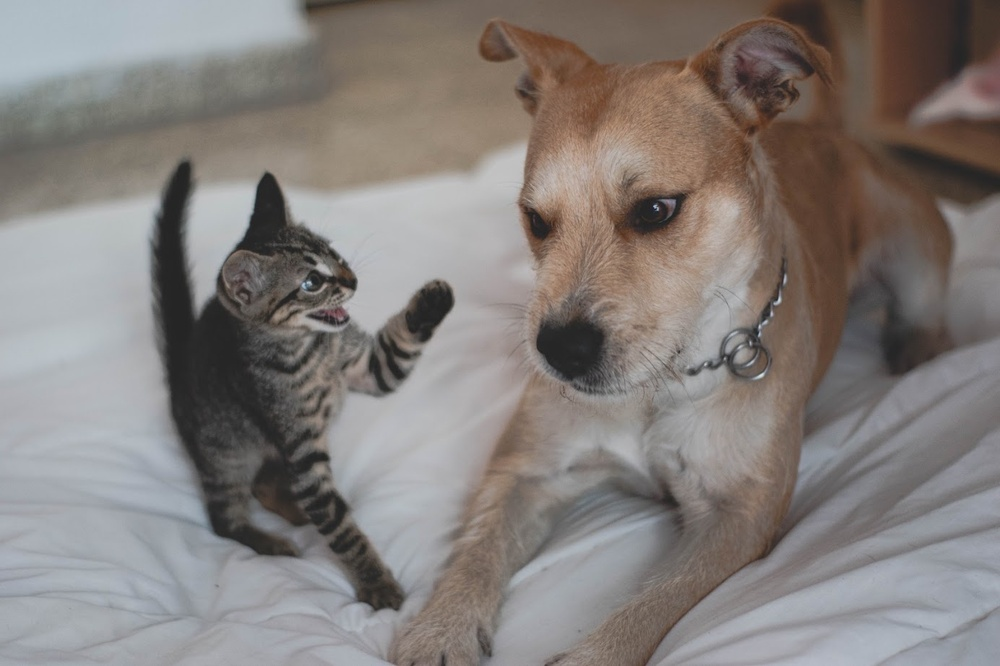
#> input picture gatos-y-perros.jpeg, 1000 x 666 px, shrunk from 1384 x 922 before the run
$ jupyter execute ejercicio.ipynb
#> lines starting #> are read from the running program, lines starting #| are printed output that depends on the picture
# Realizar el ejercicio de cuaderno aquí

[cell 1]
import numpy as np

[cell 2]
a = np.array([[255, 255], [255, 0], [255, 255]]).astype(np.uint8)

[cell 3]
b = [[255, 255], [255, 0], [255, 255]]

[cell 4]
b

[cell 5]
len(b)

[cell 6]
a.transpose()

[cell 7]
a.shape

[cell 8]
import matplotlib.pyplot as plt

[cell 9]
plt.figure()
plt.imshow(a, cmap='gray', vmin=0, vmax=255)

[cell 10]
print(a)

[cell 11]
a.shape

[cell 12]
a = np.array([[0, 255, 255, 255, 0], [0, 255, 0, 0, 0], [0, 255, 0, 0, 0], [0, 255, 0, 0, 0], [0, 255, 255, 255, 0]]).astype(np.uint8)
plt.figure()
plt.imshow(a, cmap='gray', vmin=0, vmax=255)

[cell 13]
a2 = 255-a

plt.figure()
plt.imshow(a2, cmap='gray', vmin=0, vmax=255)
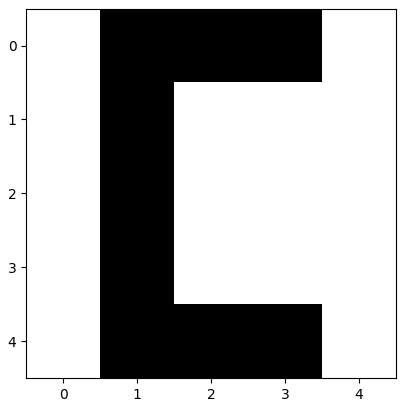
#> figure drawn by matplotlib, 1 panel

# Representaciones RGB

[cell 14]
import numpy as np
import matplotlib.pyplot as plt

[cell 15]
a = np.array([[[255,0, 0],[255,0, 0]],
              [[0,255, 0],[0,255, 0]],
              [[0, 0, 255],[0, 0, 255]]]).astype(np.uint8)

[cell 16]
a.shape

[cell 17]
plt.figure()
plt.imshow(a)
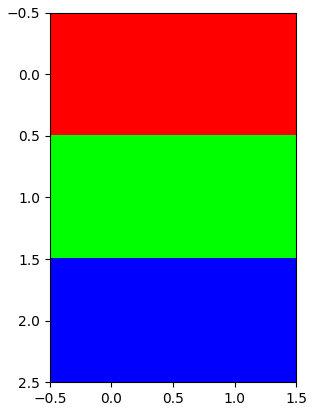
#> figure drawn by matplotlib, 1 panel

[cell 18]
a = np.array([[[0,255, 0],[0,0, 255]],
              [[255,0, 0],[0,255, 0]],
              [[0, 0, 255],[255, 0, 0]]]).astype(np.uint8)

plt.figure()
plt.imshow(a)
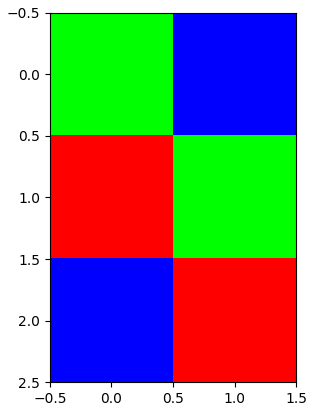
#> figure drawn by matplotlib, 1 panel

[cell 19]
a = np.array([[[255,255, 255],[255,255, 0]],
              [[255,0, 0],[0,0, 0]],
              [[0, 255, 0],[0, 0, 255]]]).astype(np.uint8)

plt.figure()
plt.imshow(a)
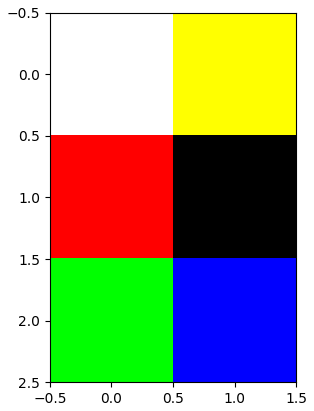
#> figure drawn by matplotlib, 1 panel

[cell 20]
ir = np.array([[[255, 0, 0],[255, 0, 0]],
              [[255, 0, 0],[255, 0, 0]],
              [[255, 0, 0],[255, 0, 0]]]).astype(np.uint8)

ig = np.array([[[0, 255, 0],[0, 255, 0]],
              [[0, 255, 0],[0, 255, 0]],
              [[0, 255, 0],[0, 255, 0]]]).astype(np.uint8)

it = ir+ig
it

[cell 21]
plt.figure()
plt.imshow(it)
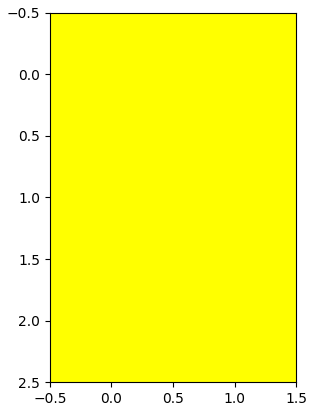
#> figure drawn by matplotlib, 1 panel

[cell 22]
ibl = np.array([[[0, 0, 0],[0, 0, 0]],
              [[0, 0, 0],[0, 0, 0]],
              [[0, 0, 0],[0, 0, 0]]]).astype(np.uint8)

iwh = 255-ibl

plt.figure()
plt.subplot(1,2,1)
plt.imshow(ibl)
plt.subplot(1,2,2)
plt.imshow(iwh)
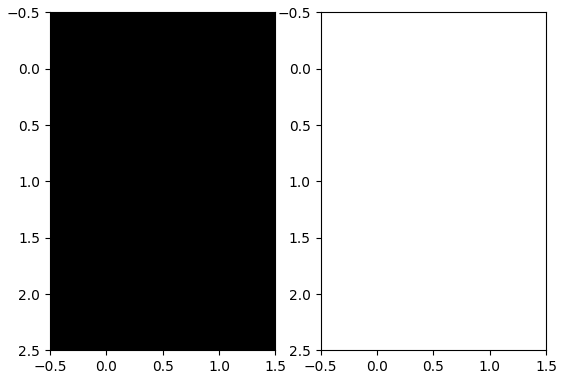
#> figure drawn by matplotlib, 2 panels

## Indexado

[cell 23]
a = np.array([[0, 255], [255, 0], [255, 255]]).astype(np.uint8)
a

[cell 24]
# Acceder a la primera fila
print(a[0,:])

# Acceder a la segunda fila
print(a[-2,:])

# Acceder a la tercera fila
print(a[-1,:])

[cell 25]
# Acceder a la primera columna
print(a[:,0])

# Acceder a la segunda columna
print(a[:,1])

[cell 26]
a[0:2,:]

[cell 27]
b = a.copy()

[cell 28]
b

[cell 29]
b[:,0] = 0

[cell 30]
b

[cell 31]
a

[cell 32]
a.shape

[cell 33]
a

[cell 34]
b.shape

[cell 35]
b

[cell 36]
at = a.transpose()
at.shape

[cell 37]
at

[cell 38]
c = np.stack((a, b, a), axis=2)

[cell 39]
c.shape

[cell 40]
c

[cell 41]
plt.figure()
plt.imshow(c)
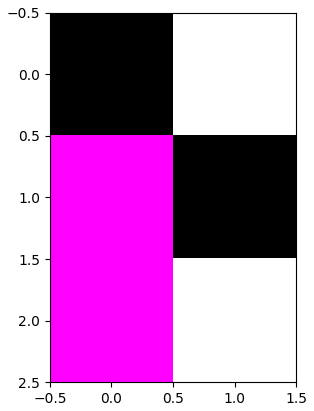
#> figure drawn by matplotlib, 1 panel

# Construcción de imágenes

[cell 42]
import numpy as np
import matplotlib.pyplot as plt

[cell 43]
img = np.array([[[255,255,255],[255,255,255],[255,255,255],[255,255,255],[255,255,255]],
                [[255,255,255],[0,255,0],[0,255,0],[0,255,0],[255,255,255]],
                [[255,255,255],[0,255,0],[255,255,255],[0,255,0],[255,255,255]],
                [[255,255,255],[0,255,0],[0,255,0],[0,255,0],[255,255,255]],
                [[255,255,255],[0,255,0],[255,255,255],[0,255,0],[255,255,255]],
                [[255,255,255],[255,255,255],[255,255,255],[255,255,255],[255,255,255]]])

[cell 44]
plt.figure()
plt.imshow(img)
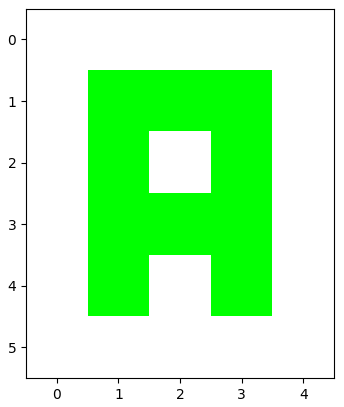
#> figure drawn by matplotlib, 1 panel

[cell 45]
imgr = np.array([[255, 255, 255, 255, 255],
                 [255, 0, 0, 0, 255],
                 [255, 0, 255, 0, 255],
                 [255, 0, 0, 0, 255],
                 [255, 0, 255, 0, 255],
                 [255, 255, 255, 255, 255]])

imgg = np.array([[255, 255, 255, 255, 255],
                 [255, 255, 255, 255, 255],
                 [255, 255, 255, 255, 255],
                 [255, 255, 255, 255, 255],
                 [255, 255, 255, 255, 255],
                 [255, 255, 255, 255, 255]])

imgb = np.array([[255, 255, 255, 255, 255],
                 [255, 0, 0, 0, 255],
                 [255, 0, 255, 0, 255],
                 [255, 0, 0, 0, 255],
                 [255, 0, 255, 0, 255],
                 [255, 255, 255, 255, 255]])


imgs = np.stack([imgr, imgg, imgb], axis=2)

[cell 46]
imgs.shape

[cell 47]
plt.figure()
plt.imshow(imgs)

[cell 48]
img2 = 255*np.ones((6,5,3))
img2[1,1:4,:] = [0, 255, 0]
img2[1:5,1,:] = [0, 255, 0]
img2[1:5,3,:] = [0, 255, 0]
img2[3,2,:] = [0, 255, 0]

plt.figure()
plt.imshow(img2)

# Concatenación

[cell 49]
imgs2 = np.concatenate([imgs, imgs], axis=0)

plt.figure()
plt.imshow(imgs2)
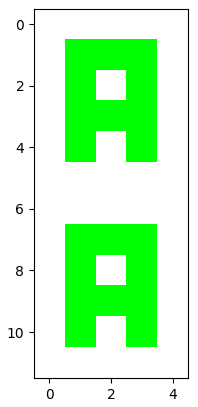
#> figure drawn by matplotlib, 1 panel

[cell 50]
imgs2.shape

[cell 51]
imgs3 = np.concatenate([imgs, imgs], axis=1)
plt.figure()
plt.imshow(imgs3)
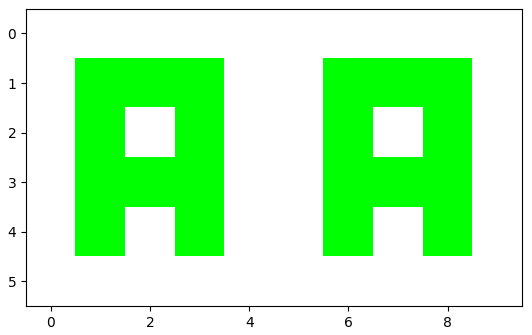
#> figure drawn by matplotlib, 1 panel

[cell 52]
imgs3.shape

# Opencv

[cell 53]
import cv2

[cell 54]
imgbgr = cv2.imread("gatos-y-perros.jpeg")
#> imgbgr is the input picture: shape (666, 1000, 3); mean B, G, R 123.1, 126.1, 132.3
imgrgb = cv2.cvtColor(imgbgr, cv2.COLOR_BGR2RGB)

plt.figure()
plt.imshow(imgrgb)
plt.axis('off')

[cell 55]
imgrgb.shape
#> Out = (666, 1000, 3)
